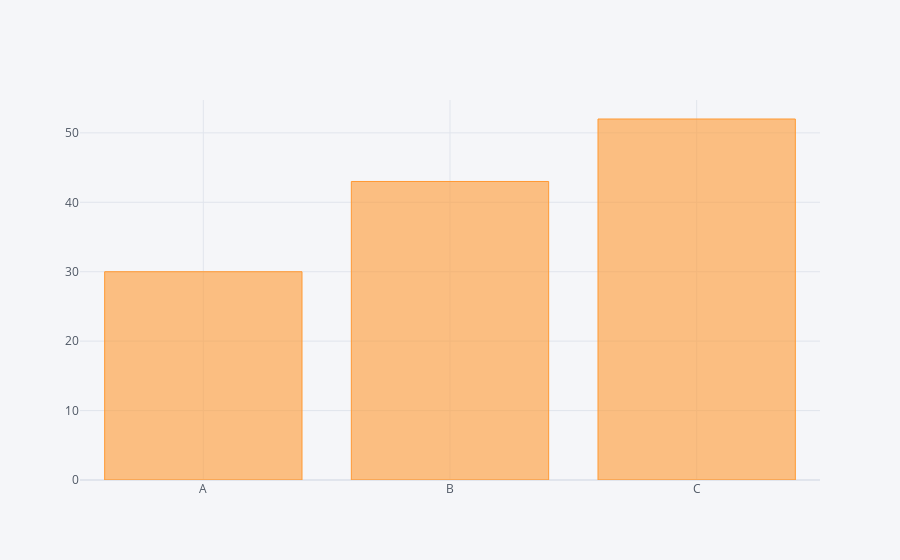

The notebook cell this image was saved under:
### Code cell
df2.iplot(kind='bar',x='Category',y='Values')

### Figure 1 — Plotly figure (JSON) as saved in the notebook; plotly's stock layout.template omitted (floating-point values rounded to 4 significant figures)
{"data": [{"marker": {"color": "rgba(255, 153, 51, 0.6)", "line": {"color": "rgba(255, 153, 51, 1.0)", "width": 1}}, "name": "Values", "orientation": "v", "text": "", "type": "bar", "x": ["A", "B", "C"], "y": [30, 43, 52]}], "layout": {"autosize": true, "legend": {"bgcolor": "#F5F6F9", "font": {"color": "#4D5663"}}, "paper_bgcolor": "#F5F6F9", "plot_bgcolor": "#F5F6F9", "title": {"font": {"color": "#4D5663"}}, "xaxis": {"autorange": true, "gridcolor": "#E1E5ED", "range": [-0.5, 2.5], "showgrid": true, "tickfont": {"color": "#4D5663"}, "title": {"font": {"color": "#4D5663"}, "text": ""}, "type": "category", "zerolinecolor": "#E1E5ED"}, "yaxis": {"autorange": true, "gridcolor": "#E1E5ED", "range": [0, 54.74], "showgrid": true, "tickfont": {"color": "#4D5663"}, "title": {"font": {"color": "#4D5663"}, "text": ""}, "type": "linear", "zerolinecolor": "#E1E5ED"}}}
